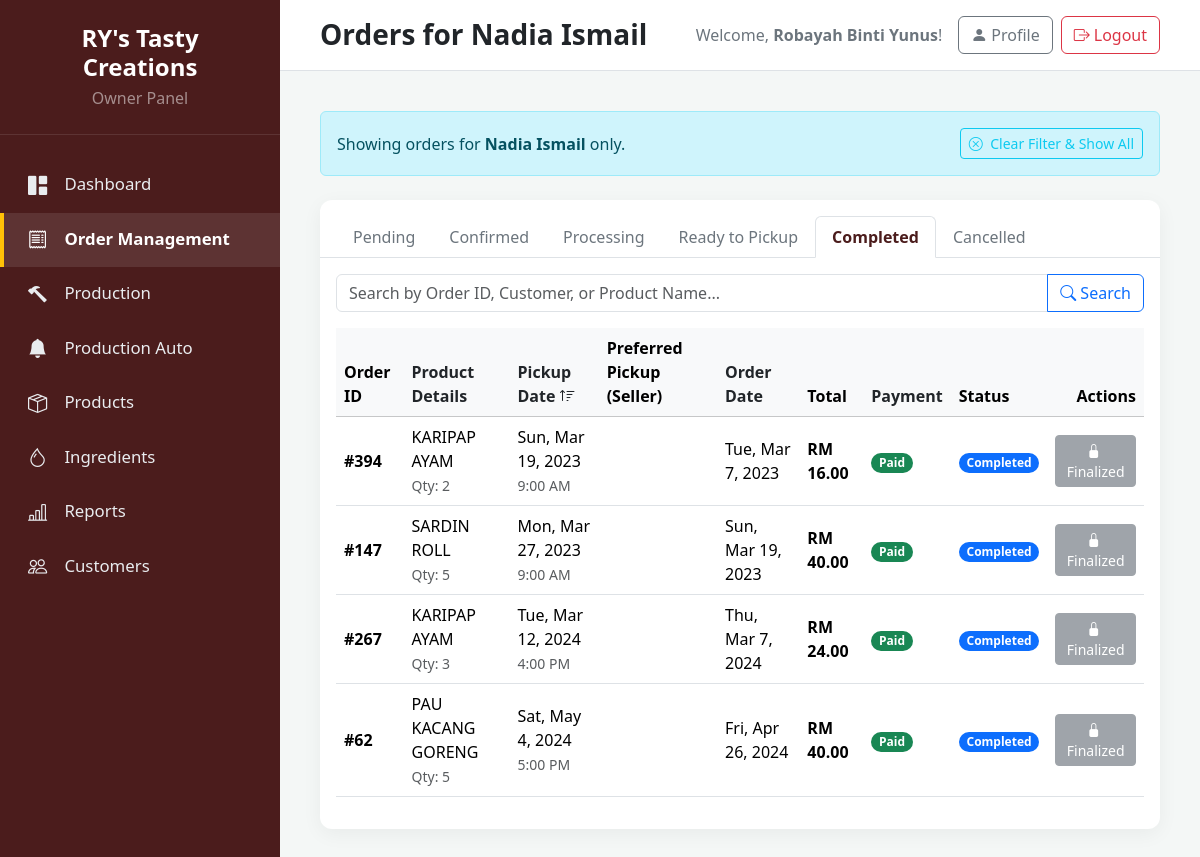
The app's page /FYP1/view_orders.php?status=Completed&cust_id=CT0002 (signed in) with its own data.
### tables this page shows
CREATE TABLE IF NOT EXISTS `customer` (
  `CUST_ID` varchar(10) NOT NULL,
  `CUST_NAME` varchar(100) NOT NULL,
  `CUST_EMAIL` varchar(100) NOT NULL,
  `CUST_PASSWORD` varchar(255) NOT NULL,
  `CUST_PHONE` varchar(20) NOT NULL,
  `CUST_CREATED_DATE` datetime DEFAULT CURRENT_TIMESTAMP,
  `SELLER_ID` varchar(10) DEFAULT NULL,
  PRIMARY KEY (`CUST_ID`),
  UNIQUE KEY `CUST_EMAIL` (`CUST_EMAIL`),
  KEY `fk_customer_seller` (`SELLER_ID`)
);

CREATE TABLE IF NOT EXISTS `customer_order` (
  `ORDER_ID` int NOT NULL AUTO_INCREMENT,
  `CUST_ID` varchar(10) NOT NULL,
  `PRODUCT_ID` varchar(10) NOT NULL,
  `ORDER_QTTY` int NOT NULL,
  `ORDER_DATE` datetime DEFAULT CURRENT_TIMESTAMP,
  `ORDER_WANTED` date NOT NULL,
  `ORDER_PREFER_DATE` date DEFAULT NULL,
  `ORDER_WANTED_TIME` time NOT NULL,
  `ORDER_PREFER_TIME` time DEFAULT NULL,
  `ORDER_PAYMENT_STATUS` enum('Paid','Unpaid') DEFAULT 'Unpaid',
  `TOTAL_AMOUNT` decimal(10,2) NOT NULL,
  `ORDER_STATUS` enum('Requested','Pending','Confirmed','Processing','Ready to Pickup','Completed','Cancelled') DEFAULT 'Pending',
  PRIMARY KEY (`ORDER_ID`),
  KEY `CUST_ID` (`CUST_ID`),
  KEY `PRODUCT_ID` (`PRODUCT_ID`)
);

CREATE TABLE IF NOT EXISTS `products_sell` (
  `PRODUCT_ID` varchar(10) NOT NULL,
  `PRODUCT_NAME` varchar(100) NOT NULL,
  `PRODUCT_IMAGE` blob,
  `PRODUCT_QTTY` int NOT NULL DEFAULT '0',
  `PIECES_PER_PACK` int NOT NULL DEFAULT '10',
  `PRODUCT_PRICE` decimal(10,2) NOT NULL,
  `PRODUCT_PCS_PER_PACK` int NOT NULL,
  `PRODUCT_DESCRIPTION` text,
  PRIMARY KEY (`PRODUCT_ID`)
);

### FYP1/view_orders.php (the view, shortened to what this page needs)
<?php
require 'db_connection.php';
$owner_name = isset($_SESSION['seller_name']) ? htmlspecialchars($_SESSION['seller_name'] ?? '') : 'Owner';
$valid_statuses = ['Pending', 'Confirmed', 'Processing', 'Ready to Pickup', 'Completed', 'Cancelled'];
$current_status = isset($_GET['status']) && in_array($_GET['status'], $valid_statuses) ? $_GET['status'] : 'Pending';
$search_query = isset($_GET['search_query']) ? trim($_GET['search_query']) : '';
$page_title = "Order Management";
$is_customer_filtered = false;
$customer_id_filter = '';
$customer_name_filter = '';
if (!empty($_GET['cust_id'])) {
    $is_customer_filtered = true;
    $customer_id_filter = $_GET['cust_id'];
    $cust_stmt = $conn->prepare("SELECT CUST_NAME FROM customer WHERE CUST_ID = ?");
    $cust_stmt->bind_param("s", $customer_id_filter);
    $cust_stmt->execute();
    $cust_result = $cust_stmt->get_result();
    if ($cust_data = $cust_result->fetch_assoc()) {
        $customer_name_filter = $cust_data['CUST_NAME'];
        $page_title = "Orders for " . htmlspecialchars($customer_name_filter ?? '');
    }
}
$valid_sort_columns = [
    'customer' => 'c.CUST_NAME',
    'product' => 'p.PRODUCT_NAME',
    'pickup_date' => 'o.ORDER_WANTED',
    'order_date' => 'o.ORDER_DATE',
    'payment' => 'o.ORDER_PAYMENT_STATUS'
];
$sort_by = isset($_GET['sort_by']) && array_key_exists($_GET['sort_by'], $valid_sort_columns) ? $_GET['sort_by'] : 'pickup_date';
$sort_dir = isset($_GET['sort_dir']) && in_array(strtolower($_GET['sort_dir']), ['asc', 'desc']) ? strtolower($_GET['sort_dir']) : 'asc';
$order_by_clause = $valid_sort_columns[$sort_by] . ' ' . strtoupper($sort_dir);
if ($sort_by === 'pickup_date') $order_by_clause .= ', o.ORDER_WANTED_TIME ' . strtoupper($sort_dir);
$order_by_clause .= ', o.ORDER_ID DESC';
$sql_base = "SELECT
            o.ORDER_ID, o.ORDER_QTTY, o.ORDER_DATE, o.ORDER_WANTED, o.ORDER_WANTED_TIME, o.ORDER_PREFER_DATE, o.ORDER_PREFER_TIME, o.TOTAL_AMOUNT, o.ORDER_STATUS, o.ORDER_PAYMENT_STATUS,
            c.CUST_NAME, c.CUST_PHONE, c.CUST_ID,
            p.PRODUCT_NAME
        FROM customer_order AS o
        JOIN customer AS c ON o.CUST_ID = c.CUST_ID
        JOIN products_sell AS p ON o.PRODUCT_ID = p.PRODUCT_ID";
$where_clauses = ["o.ORDER_STATUS = ?"];
$params = [$current_status];
$param_types = 's';
if ($is_customer_filtered) {
    $where_clauses[] = "o.CUST_ID = ?";
    $params[] = $customer_id_filter;
    $param_types .= 's';
}
$sql = $sql_base . " WHERE " . implode(' AND ', $where_clauses) . " ORDER BY " . $order_by_clause;
$stmt = $conn->prepare($sql);
$stmt->bind_param($param_types, ...$params);
$stmt->execute();
$orders_result = $stmt->get_result();
function generateSortLink($displayText, $columnKey, $currentSort, $currentDir, $currentStatus, $currentSearch, $currentCustId) {
    $newDir = ($currentSort === $columnKey && $currentDir === 'asc') ? 'desc' : 'asc';
    $icon = '';
    if ($currentSort === $columnKey) $icon = $currentDir === 'asc' ? ' <i class="bi bi-sort-up"></i>' : ' <i class="bi bi-sort-down"></i>';
    $queryParams = ['status' => $currentStatus, 'sort_by' => $columnKey, 'sort_dir' => $newDir];
    if (!empty($currentCustId)) $queryParams['cust_id'] = $currentCustId;
    $url = '?' . http_build_query($queryParams);
    return '<a href="' . $url . '" class="text-decoration-none text-dark">' . $displayText . $icon . '</a>';
}
?>
<!DOCTYPE html>
<html lang="en">
<head>
<link href="https://cdn.jsdelivr.net/npm/bootstrap@5.3.3/dist/css/bootstrap.min.css" rel="stylesheet">
<link rel="stylesheet" href="https://cdn.jsdelivr.net/npm/bootstrap-icons@1.11.3/font/bootstrap-icons.min.css">
</head>
<body>
  <div class="sidebar d-flex flex-column p-0">
    <div class="sidebar-header text-center"><h4 class="fw-bold mb-1">RY's Tasty Creations</h4><p class="text-white-50 mb-0">Owner Panel</p></div>
    <ul class="nav flex-column my-4 flex-grow-1">
        <li class="nav-item"><a href="owner_dashboard.php" class="nav-link "><i class="bi bi-grid-1x2-fill"></i> Dashboard</a></li>
        <li class="nav-item"><a href="view_orders.php" class="nav-link active"><i class="bi bi-receipt"></i> Order Management</a></li>
        <li class="nav-item"><a href="produce_stock.php" class="nav-link"><i class="bi bi-hammer"></i> Production</a></li>
        <li class="nav-item"><a href="production_ordered.php" class="nav-link "><i class="bi bi-bell-fill"></i> Production Auto</a></li>
        <li class="nav-item"><a href="product_management.php" class="nav-link"><i class="bi bi-box-seam"></i> Products</a></li>
        <li class="nav-item"><a href="ingredient_management.php" class="nav-link"><i class="bi bi-droplet"></i> Ingredients</a></li>
        <li class="nav-item"><a href="sales_reports.php" class="nav-link"><i class="bi bi-bar-chart-line"></i> Reports</a></li>
        <li class="nav-item"><a href="customer_management.php" class="nav-link"><i class="bi bi-people"></i> Customers</a></li>
    </ul>
  </div>
<main class="main-content d-flex flex-column">
<header class="main-header">
<h1 class="h3 mb-0 fw-bold text-dark"><?= $page_title ?></h1>
<div class="user-menu">
<span class="welcome-text d-none d-sm-inline">Welcome, <strong><?= $owner_name ?></strong>!</span>
<a href="owner_profile.php" class="btn btn-outline-secondary me-2"><i class="bi bi-person-fill me-1"></i>Profile</a>
<a href="logout.php" class="btn btn-outline-danger"><i class="bi bi-box-arrow-right me-1"></i>Logout</a>
</div>
</header>
<div class="content-wrapper">
<?php if ($is_customer_filtered): ?>
<div class="alert alert-info d-flex justify-content-between align-items-center mb-4">
<span>Showing orders for <strong><?= htmlspecialchars($customer_name_filter ?? '') ?></strong> only.</span>
<a href="view_orders.php" class="btn btn-sm btn-outline-info"><i class="bi bi-x-circle me-1"></i> Clear Filter & Show All</a>
</div>
<?php endif; ?>
<div class="table-card">
<ul class="nav nav-tabs px-3 pt-3">
<?php foreach ($valid_statuses as $status):
$tab_params = ['status' => $status];
if ($is_customer_filtered) $tab_params['cust_id'] = $customer_id_filter;
?>
<li class="nav-item">
<a class="nav-link <?= $current_status == $status ? 'active' : '' ?>" href="?<?= http_build_query($tab_params) ?>"><?= $status ?></a>
</li>
<?php endforeach; ?>
</ul>
<div class="p-3">
<form action="view_orders.php" method="GET" class="mb-3">
<div class="input-group">
<input type="text" name="search_query" class="form-control" placeholder="Search by Order ID, Customer, or Product Name..." value="<?= htmlspecialchars($search_query ?? '') ?>">
<button class="btn btn-outline-primary" type="submit"><i class="bi bi-search"></i> Search</button>
</div>
</form>
<div class="table-responsive">
<table class="table table-hover align-middle">
<thead class="table-light">
<tr>
<th>Order ID</th>
<th><?= generateSortLink('Product Details', 'product', $sort_by, $sort_dir, $current_status, $search_query, $customer_id_filter) ?></th>
<th><?= generateSortLink('Pickup Date', 'pickup_date', $sort_by, $sort_dir, $current_status, $search_query, $customer_id_filter) ?></th>
<th>Preferred Pickup (Seller)</th>
<th><?= generateSortLink('Order Date', 'order_date', $sort_by, $sort_dir, $current_status, $search_query, $customer_id_filter) ?></th>
<th>Total</th>
<th><?= generateSortLink('Payment', 'payment', $sort_by, $sort_dir, $current_status, $search_query, $customer_id_filter) ?></th>
<th>Status</th>
<th class="text-end">Actions</th>
</tr>
</thead>
<tbody>
<?php if ($orders_result->num_rows > 0): ?>
<?php while ($order = $orders_result->fetch_assoc()): ?>
<tr>
<td class="fw-bold">#<?= htmlspecialchars($order['ORDER_ID'] ?? '') ?></td>
<td>
<div><?= htmlspecialchars($order['PRODUCT_NAME'] ?? '') ?></div>
<small class="text-muted">Qty: <?= htmlspecialchars($order['ORDER_QTTY'] ?? '') ?></small>
</td>
<td>
<div><?= !empty($order['ORDER_WANTED']) ? date('D, M j, Y', strtotime($order['ORDER_WANTED'])) : 'N/A' ?></div>
<small class="text-muted"><?= !empty($order['ORDER_WANTED_TIME']) ? date('g:i A', strtotime($order['ORDER_WANTED_TIME'])) : '' ?></small>
</td>
<td>
</td>
<td><?= !empty($order['ORDER_DATE']) ? date('D, M j, Y', strtotime($order['ORDER_DATE'])) : '' ?></td>
<td class="fw-bold">RM <?= number_format($order['TOTAL_AMOUNT'] ?? 0, 2) ?></td>
<td><span class="badge rounded-pill <?= ($order['ORDER_PAYMENT_STATUS'] ?? '') == 'Paid' ? 'text-bg-success' : 'text-bg-warning' ?>"><?= htmlspecialchars($order['ORDER_PAYMENT_STATUS'] ?? '') ?></span></td>
<td><span class="badge rounded-pill text-bg-primary"><?= htmlspecialchars($order['ORDER_STATUS'] ?? '') ?></span></td>
<td class="text-end">
<?php if (($order['ORDER_STATUS'] ?? '') == 'Completed' || ($order['ORDER_STATUS'] ?? '') == 'Cancelled'): ?>
<button class="btn btn-secondary btn-sm" disabled title="This order is finalized and cannot be updated."><i class="bi bi-lock-fill me-1"></i> Finalized</button>
<?php else: ?>
<button class="btn btn-primary btn-sm" data-bs-toggle="modal" data-bs-target="#updateStatusModal<?= $order['ORDER_ID'] ?>"><i class="bi bi-pencil-square me-1"></i> Update</button>
<?php endif; ?>
</td>
</tr>
<?php endwhile; ?>
<?php endif; ?>
</tbody>
</table>
</div>
</div>
</div>
</main>
</body>
</html>

### FYP1/view_orders.php (style rules this page uses)
:root { --primary-dark: #4b1c1c; --primary-accent: #ffc107; --border-color: #dee2e6; }
body { background-color: #f4f7f6; display: flex; min-height: 100vh; font-family: 'Segoe UI', sans-serif; }
.sidebar { width: 280px; background-color: var(--primary-dark); color: white; flex-shrink: 0; }
.sidebar .nav-link { color: #e9ecef; padding: 0.8rem 1.5rem; font-size: 1.05rem; border-left: 4px solid transparent; transition: background-color 0.2s, color 0.2s; }
.sidebar .nav-link:hover, .sidebar .nav-link.active { background-color: rgba(255, 255, 255, 0.1); color: white; }
.sidebar .nav-link.active { border-left-color: var(--primary-accent); font-weight: 600; }
.sidebar .nav-link .bi { margin-right: 0.8rem; font-size: 1.2rem; vertical-align: middle; }
.sidebar-header { padding: 1.5rem; border-bottom: 1px solid rgba(255, 255, 255, 0.1); }
.main-content { flex-grow: 1; padding: 0; }
.main-header { background-color: #fff; padding: 1rem 2.5rem; border-bottom: 1px solid var(--border-color); display: flex; justify-content: space-between; align-items: center; }
.user-menu { display: flex; align-items: center; }
.user-menu .welcome-text { margin-right: 1rem; color: #6c757d; }
.content-wrapper { padding: 2.5rem; overflow-y: auto; }
.table-card { background: white; border-radius: 0.75rem; box-shadow: 0 5px 20px rgba(0,0,0,0.05); }
.nav-tabs .nav-link { color: #6c757d; }
.nav-tabs .nav-link.active { color: var(--primary-dark); font-weight: bold; border-color: #dee2e6 #dee2e6 #fff; }
thead a { text-decoration: none; color: inherit; }

### records on screen
customer: CUST_NAME "Orders for Nadia Ismail", CUST_NAME "Nadia Ismail"
customer_order: ORDER_ID "394", PRODUCT_ID.PRODUCT_NAME "KARIPAP AYAM", ORDER_QTTY "2", ORDER_WANTED "Sun, Mar 19, 2023", ORDER_WANTED_TIME "9:00 AM", ORDER_DATE "Tue, Mar 7, 2023", TOTAL_AMOUNT "16.00", ORDER_PAYMENT_STATUS "Paid", ORDER_STATUS "Completed", shows "Finalized"
customer_order: ORDER_ID "147", PRODUCT_ID.PRODUCT_NAME "SARDIN ROLL", ORDER_QTTY "5", ORDER_WANTED "Mon, Mar 27, 2023", ORDER_WANTED_TIME "9:00 AM", ORDER_DATE "Sun, Mar 19, 2023", TOTAL_AMOUNT "40.00", ORDER_PAYMENT_STATUS "Paid", ORDER_STATUS "Completed", shows "Finalized"
customer_order: ORDER_ID "267", PRODUCT_ID.PRODUCT_NAME "KARIPAP AYAM", ORDER_QTTY "3", ORDER_WANTED "Tue, Mar 12, 2024", ORDER_WANTED_TIME "4:00 PM", ORDER_DATE "Thu, Mar 7, 2024", TOTAL_AMOUNT "24.00", ORDER_PAYMENT_STATUS "Paid", ORDER_STATUS "Completed", shows "Finalized"
customer_order: ORDER_ID "62", PRODUCT_ID.PRODUCT_NAME "PAU KACANG GORENG", ORDER_QTTY "5", ORDER_WANTED "Sat, May 4, 2024", ORDER_WANTED_TIME "5:00 PM", ORDER_DATE "Fri, Apr 26, 2024", TOTAL_AMOUNT "40.00", ORDER_PAYMENT_STATUS "Paid", ORDER_STATUS "Completed", shows "Finalized"

### other values on screen
$owner_name "Robayah Binti Yunus"
$status "Pending"
$status "Confirmed"
$status "Processing"
$status "Ready to Pickup"
$status "Completed"
$status "Cancelled"
$displayText "Product Details Pickup Date Order Date Payment"
